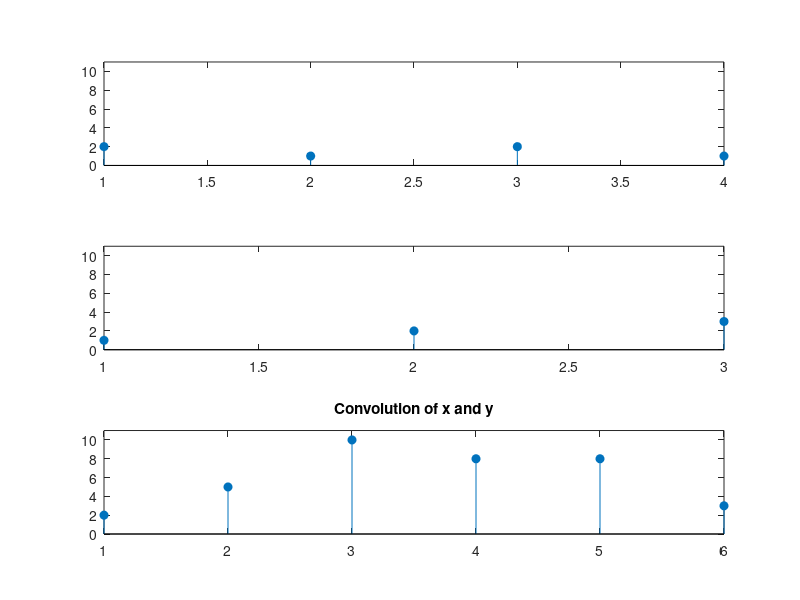

Source code (MATLAB):
clc;
clear all;
close all;

%convolution with conv function

x = [2 1 2 1];
y = [1 2 3];

clin = conv(x,y);
subplot(3,1,1)
stem(x,'filled')
ylim([0 11])

subplot(3,1,2)
stem(y,'filled')
ylim([0 11])

subplot(3,1,3)
stem(clin,'filled')
ylim([0 11])
title('Convolution of x and y')